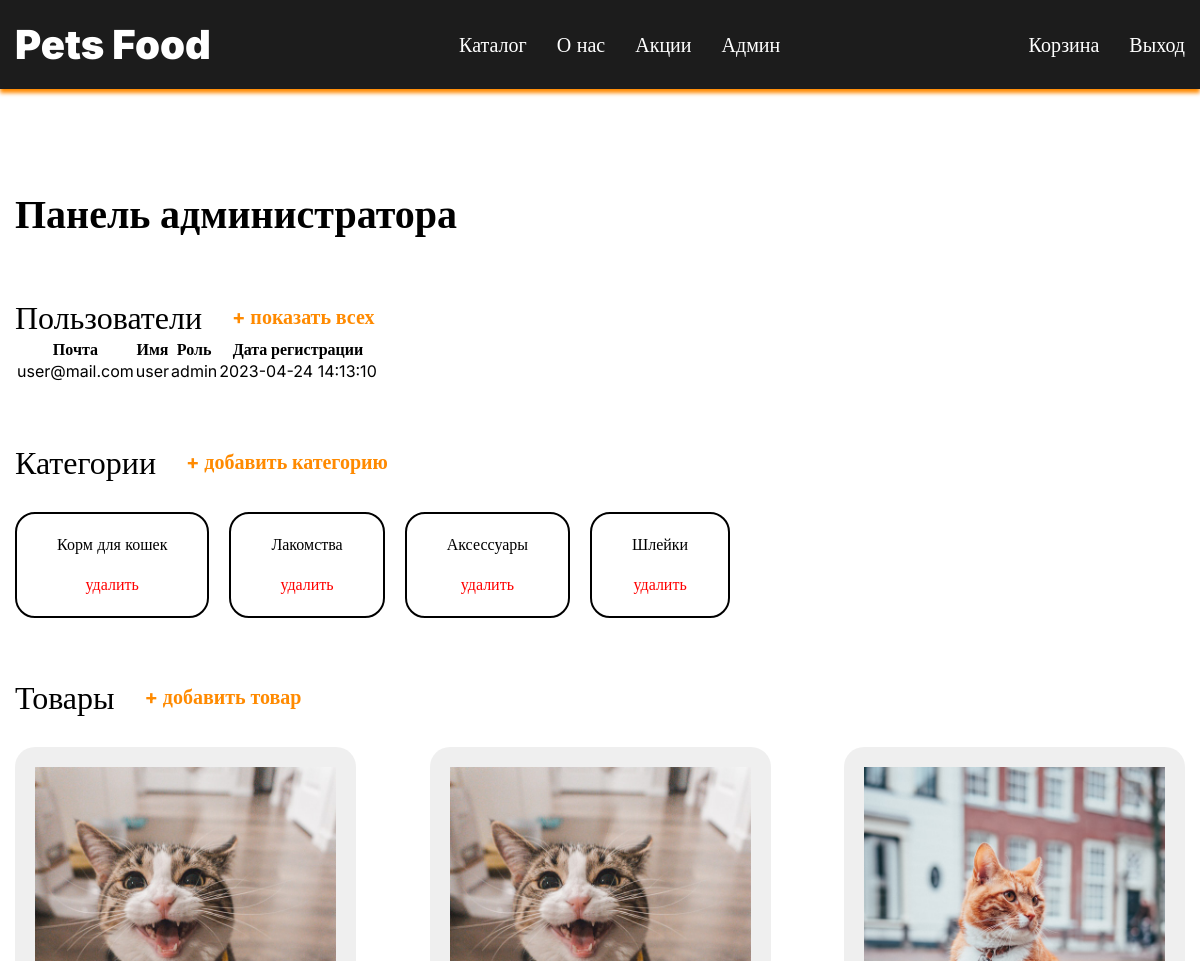
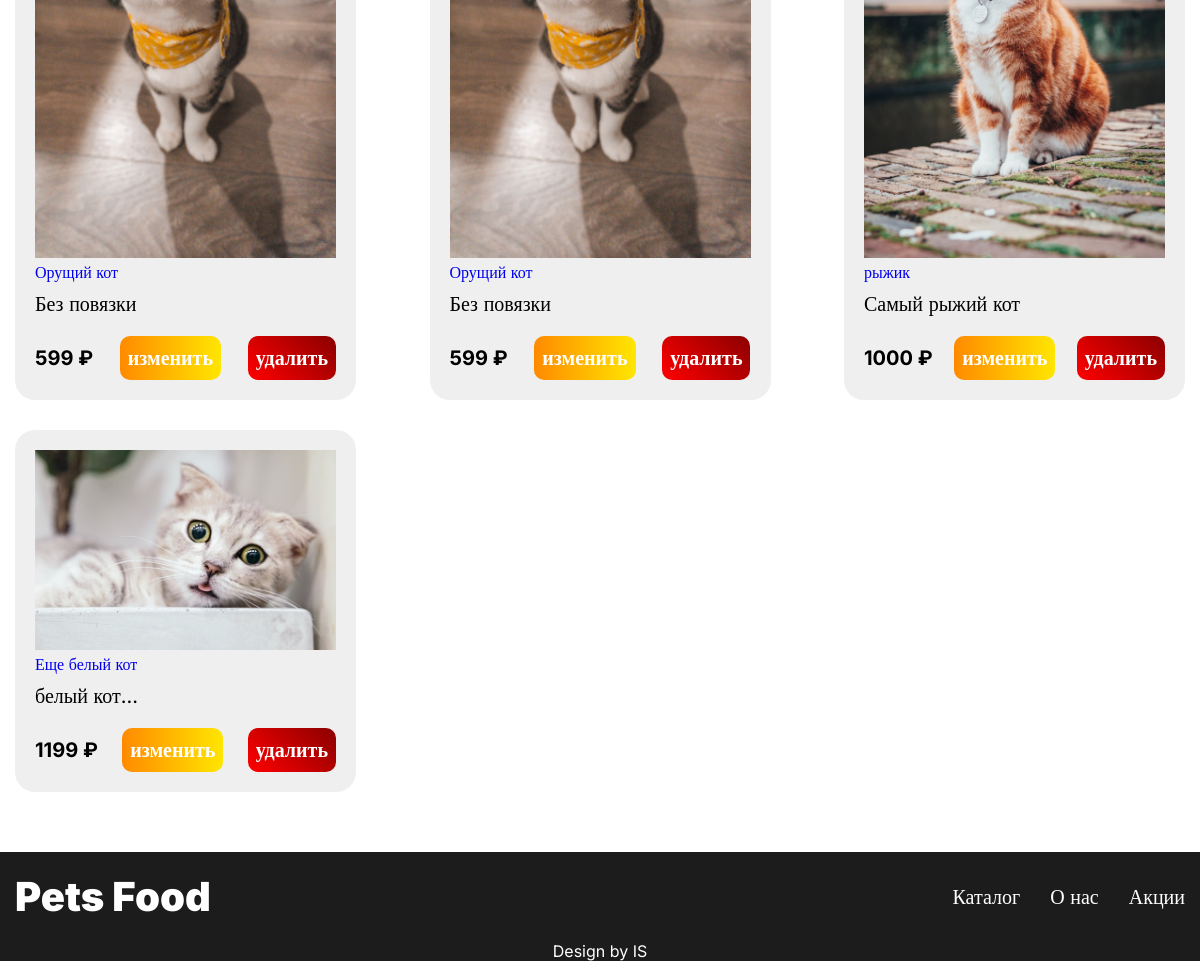
The app's page /adminpanel.php (signed in) with its own data (2 pictures, top to bottom).
### tables this page shows
CREATE TABLE `users` (
  `id` int NOT NULL,
  `name` varchar(255) NOT NULL,
  `email` varchar(255) NOT NULL,
  `password` varchar(255) NOT NULL,
  `role` varchar(10) NOT NULL DEFAULT 'user',
  `created_at` timestamp NOT NULL DEFAULT CURRENT_TIMESTAMP
);

CREATE TABLE `categories` (
  `id` int NOT NULL,
  `name` varchar(255) NOT NULL
);

CREATE TABLE `products` (
  `id` int NOT NULL,
  `title` varchar(100) NOT NULL,
  `description` text,
  `price` int NOT NULL,
  `img_path` varchar(255) NOT NULL DEFAULT 'default.jpeg',
  `category_id` int NOT NULL,
  `status_id` int NOT NULL DEFAULT '2',
  `user_id` int NOT NULL,
  `created_at` timestamp NOT NULL DEFAULT CURRENT_TIMESTAMP
);

### adminpanel.php (the view, shortened to what this page needs)
<?php
include('app/services/Base.php');
$users = $database->query("SELECT * FROM `users`")->fetchAll(2);
$categories = $database->query("SELECT * FROM `categories`")->fetchAll(2);
$products = $database->query("SELECT * FROM `products`")->fetchAll(2);
?>
<!DOCTYPE html>
<html lang="en">
<head>
    <?php include('app/components/MetaTags.php'); ?>
</head>
<body>
<?php include('app/components/Header.php'); ?>
<div class="adminpanel">
    <div class="container">
        <p class="title">Панель администратора</p>
        <div class="admin-users">
            <div class="add">
                <h2>Пользователи</h2>
                <a href="userlist.php">+ показать всех</a>
            </div>
            <table>
                <tr>
                    <th>Почта</th>
                    <th>Имя</th>
                    <th>Роль</th>
                    <th>Дата регистрации</th>
                </tr>
                <?php foreach ($users as $user): ?>
                    <tr>
                        <td><?= $user['email']; ?></td>
                        <td><?= $user['name']; ?></td>
                        <td><?= $user['role']; ?></td>
                        <td><?= $user['created_at']; ?></td>
                    </tr>
                <?php endforeach; ?>
            </table>
        </div>
        <div class="admin-categories">
            <div class="add">
                <h2>Категории</h2>
                <a href="add-category.php">+ добавить категорию</a>
            </div>
            <div class="categories-items">
                <?php foreach ($categories as $cat): ?>
                    <div class="categories-item">
                        <p><?= $cat['name']; ?></p>
                        <a href="app/actions/Category/delete.php?delete&id=<?= $cat['id']; ?>" onclick="return proverka()" ;>удалить</a>
                    </div>
                <?php endforeach; ?>
            </div>
            <div class="admin-catalog">
                <div class="add">
                    <h2>Товары</h2>
                    <a href="add-product.php">+ добавить товар</a>
                </div>
                <div class="catalog-items" id="catalog">
                    <?php foreach ($products as $product): ?>
                        <div class="catalog-item">
                            <div class="item">
                                <div class="catalog-img">
                                    <img src="<?= $product['img_path']; ?>" alt="">
                                </div>
                                <div class="catalog-text">
                                    <a href="product.php?id=<?= $product['id']; ?>"><?= $product['title']; ?></a>
                                    <p><?= $product['description']; ?></p>
                                    <div class="price">
                                        <h4><?= $product['price']; ?> ₽</h4>
                                        <a href="update-product.php?id=<?= $product['id']; ?>" class="cbtn">изменить</a>
                                        <a href="app/actions/Product/delete.php?delete&id=<?= $product['id']; ?>" class="redbtn" onclick="return proverka()">удалить</a>
                                    </div>
                                </div>
                            </div>
                        </div>
                    <?php endforeach; ?>
                </div>
            </div>
        </div>
    </div>
</div>
<?php include('app/components/Footer.php'); ?>
</body>
</html>

### css/style.css (style rules this page uses)
* { padding: 0; margin: 0; list-style: none; text-decoration: none; box-sizing: border-box; scroll-behavior: smooth; transition: .2s; }
body { font-family: 'inter'; }
.container { max-width: 1170px; margin: 0 auto; }
.title { font-size: 40px; font-weight: 700; }
.catalog-items { margin-top: 30px; display: flex; justify-content: space-between; flex-wrap: wrap; gap: 30px; }
.catalog-img img { width: 100%; height: 100%; object-fit: cover; }
.catalog-item { padding: 20px; display: flex; flex-direction: column; justify-content: center; gap: 20px; background-color: #d9d9d96e; border-radius: 20px; width: 341px; cursor: pointer; }
.catalog-text { display: flex; flex-direction: column; gap: 10px; }
.catalog-text p { font-size: 20px; }
.catalog-text h4 { font-size: 20px; }
.price { margin-top: 10px; display: flex; justify-content: space-between; align-items: center; }
.cbtn { padding: 10px 8px; background: linear-gradient(90deg, #FF8A00 0%, #FFE600 100%); border-radius: 10px; color: white; font-size: 20px; font-weight: 700; }
.item { color: black; }
.adminpanel { margin-top: 100px; }
.adminpanel h2 { font-size: 32px; font-weight: 400; }
.admin-categories { margin-top: 40px; }
.add { display: flex; align-items: center; gap: 30px; }
.add a { color: #FF8A00; border-bottom: 2px solid #ff880000; font-size: 20px; font-weight: 700; }
.categories-items { margin-top: 30px; display: flex; gap: 20px; }
.categories-item { display: flex; flex-direction: column; gap: 20px; padding: 20px 40px; border-radius: 20px; border: 2px solid black; text-align: center; align-items: center; }
.categories-item a { color: red; align-items: center; border-bottom: 2px solid rgba(255, 0, 0, 0); }
.admin-catalog { margin-top: 60px; }
.redbtn { padding: 10px 8px; background: linear-gradient(45deg, red, darkred); border-radius: 10px; color: white; font-size: 20px; font-weight: 700; }
.admin-catalog { margin-bottom: 60px; }
.admin-users { margin-top: 60px; margin-bottom: 60px; }

### records on screen
users: email "user@mail.com", name "user", role "admin", created_at "2023-04-24 14:13:10"
categories: name "Корм для кошек"
categories: name "Лакомства"
categories: name "Аксессуары"
categories: name "Шлейки"
products: img_path (picture), title "Орущий кот", description "Без повязки", price "599"
products: img_path (picture), title "Орущий кот", description "Без повязки", price "599"
products: img_path (picture), title "рыжик", description "Самый рыжий кот", price "1000"
products: img_path (picture), title "Еще белый кот", description "белый кот...", price "1199"
